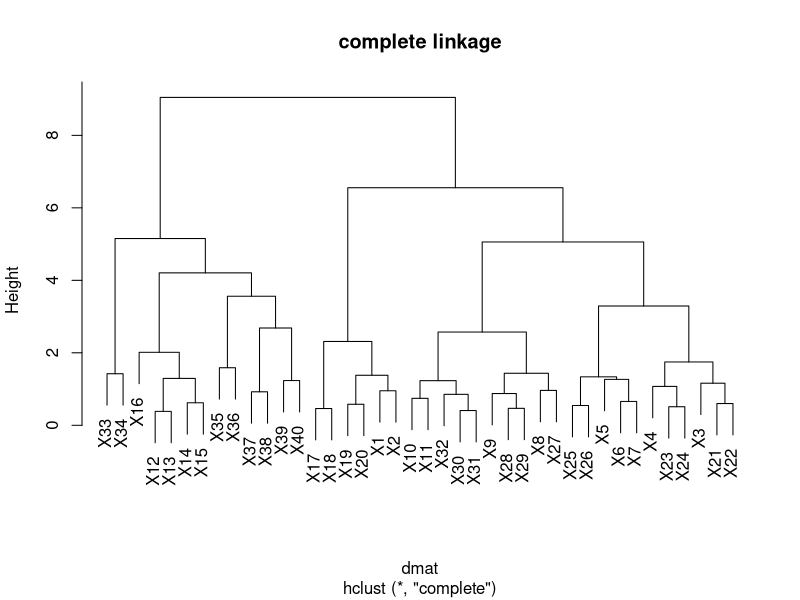
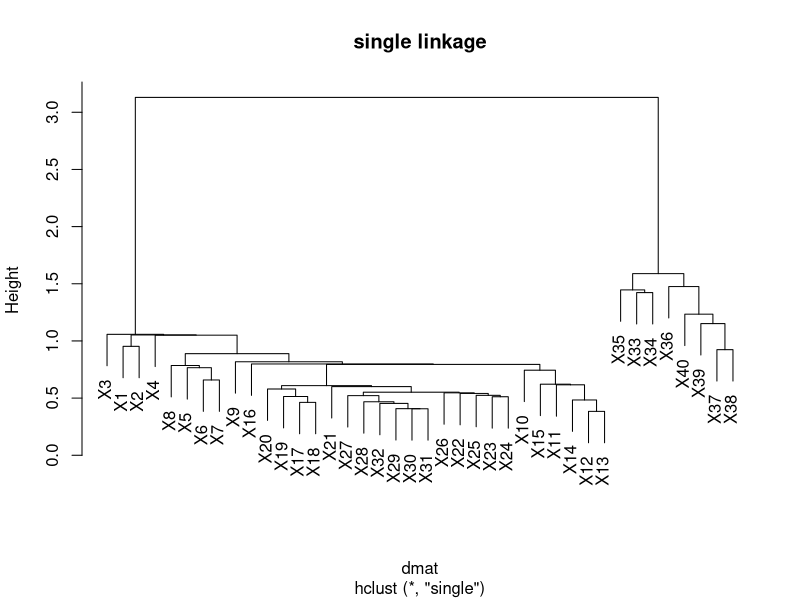
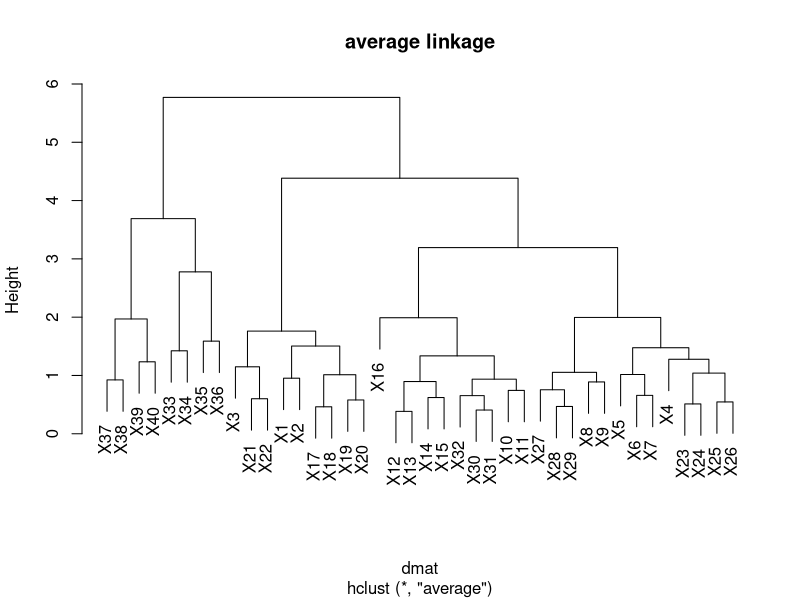
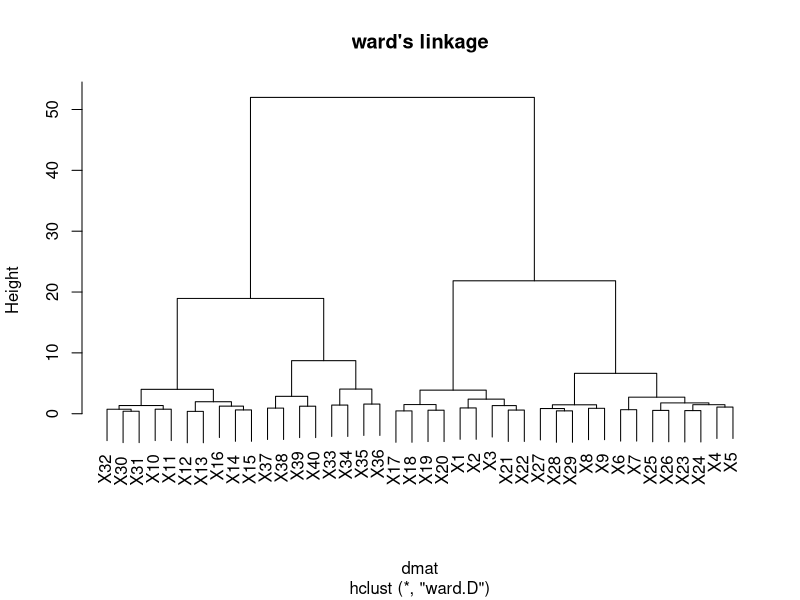
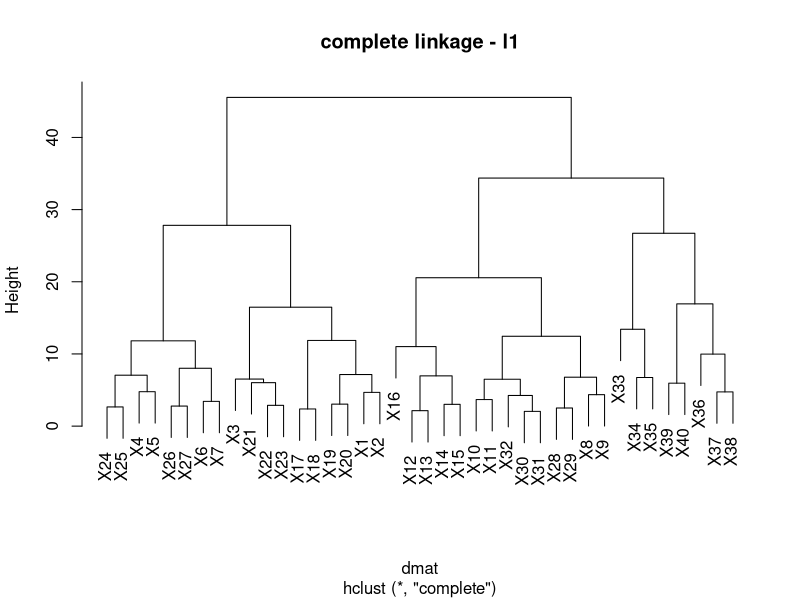

Reproduce these figures in R, in order.
# hierarchical clustering
train = read.csv("train.csv")
train = train[, 1: 41]
X = as.matrix(train[, -1]);
dim(X)
unique(colnames(X))

# complete linakge, euclidean distance
cols = as.numeric(as.factor(colnames(X)))
dmat = dist(t(X))
complete.hclust = hclust(dmat, method = "complete")
plot(complete.hclust, main = "complete linkage")

# single linakge
single.hclust = hclust(dmat, method = 'single')
plot(single.hclust, main = 'single linkage')

# average linakge
average.hclust = hclust(dmat, method = "average")
plot(average.hclust, main = "average linkage")

# ward's linakge
ward.hclust = hclust(dmat, method = "ward.D")
plot(ward.hclust, main = "ward's linkage")

# complete linkage with different distances
dmat = dist(t(X), method = "manhattan")
complete.hclust = hclust(dmat, method = "complete")
plot(complete.hclust, main = "complete linkage - l1")
